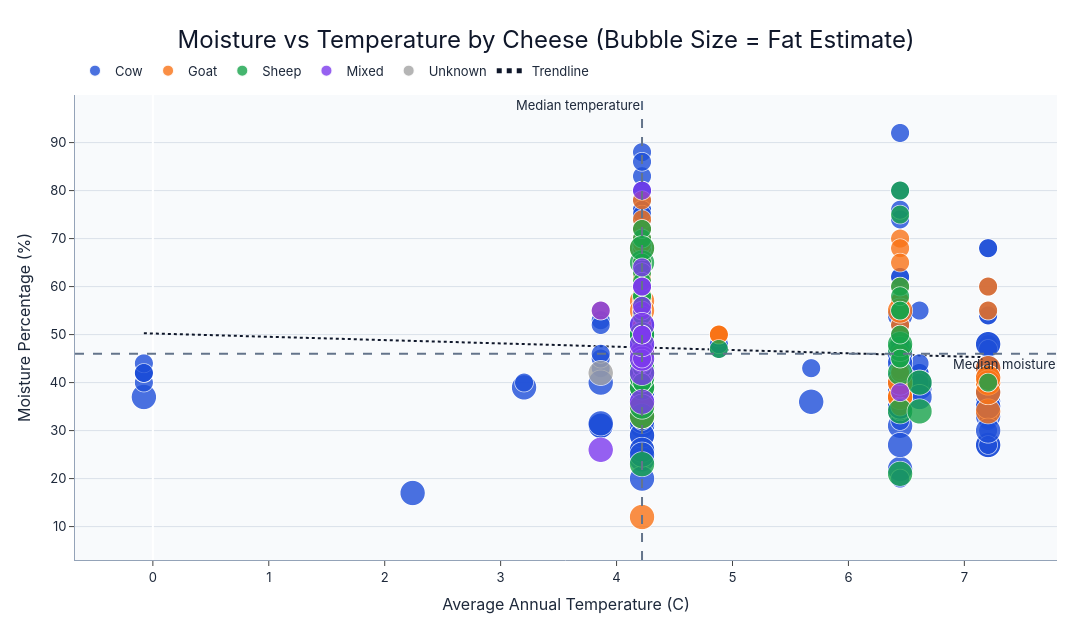

Notebook source saved alongside this figure:
### Markdown cell above
## Visualization 1: Climate vs Cheese Composition
### Bubble Scatter (Moisture vs Temperature, sized by Fat%)

- This chart examines whether warmer or colder provinces show concentration in moisture/fat profile ranges.
- Each bubble represents a cheese product, enriched with clean hover details for decision-ready interpretation.

### Code cell
viz1 = analysis_df.dropna(subset=["AverageAnnualTemperature", "MoisturePercent"]).copy()
viz1["FatPercentEstimate"] = viz1["FatPercentEstimate"].fillna(viz1["FatPercentEstimate"].median())

milk_order = ["Cow", "Goat", "Sheep", "Mixed", "Buffalo", "Other", "Unknown"]
milk_palette = {
    "Cow": "#1d4ed8",
    "Goat": "#f97316",
    "Sheep": "#16a34a",
    "Mixed": "#7c3aed",
    "Buffalo": "#92400e",
    "Other": "#475569",
    "Unknown": "#a3a3a3",
}

temp_med = viz1["AverageAnnualTemperature"].median()
moisture_med = viz1["MoisturePercent"].median()

fig1 = px.scatter(
    viz1,
    x="AverageAnnualTemperature",
    y="MoisturePercent",
    size="FatPercentEstimate",
    color="MilkTypeGroup",
    category_orders={"MilkTypeGroup": milk_order},
    color_discrete_map=milk_palette,
    size_max=25,
    opacity=0.80,
    custom_data=["CheeseName", "MilkTypeEn", "Province", "AverageAnnualTemperature", "MoisturePercent", "FatPercentEstimate"],
)

fig1.update_traces(
    marker=dict(line=dict(width=0.7, color="rgba(255,255,255,0.92)")),
    hovertemplate=(
        "<b>%{customdata[0]}</b><br>"
        "Province: %{customdata[2]}<br>"
        "Milk Type: %{customdata[1]}<br>"
        "Avg Temperature: %{customdata[3]:.2f} C<br>"
        "Moisture: %{customdata[4]:.2f}%<br>"
        "Fat Estimate: %{customdata[5]:.1f}%<extra></extra>"
    ),
)

# Add a simple regression trendline for quick executive interpretation.
coef = np.polyfit(viz1["AverageAnnualTemperature"], viz1["MoisturePercent"], 1)
trend_x = np.linspace(viz1["AverageAnnualTemperature"].min(), viz1["AverageAnnualTemperature"].max(), 100)
trend_y = coef[0] * trend_x + coef[1]
fig1.add_trace(
    go.Scatter(
        x=trend_x,
        y=trend_y,
        mode="lines",
        name="Trendline",
        line=dict(color="#0f172a", width=2, dash="dot"),
        hovertemplate="Trendline<extra></extra>",
    )
)

fig1.add_vline(x=temp_med, line_dash="dash", line_color="#64748b", annotation_text="Median temperature", annotation_position="top left")
fig1.add_hline(y=moisture_med, line_dash="dash", line_color="#64748b", annotation_text="Median moisture", annotation_position="bottom right")

fig1 = apply_premium_layout(
    fig1,
    title="Moisture vs Temperature by Cheese (Bubble Size = Fat Estimate)",
    x_title="Average Annual Temperature (C)",
    y_title="Moisture Percentage (%)",
)

fig1.show()

### Figure 1 — Plotly figure (JSON) as saved in the notebook; plotly's stock layout.template omitted (floating-point values rounded to 4 significant figures; data arrays with more than 128 entries replaced by an {"elided": "..."} marker saying what was removed)
{"data": [{"customdata": {"elided": "743x6 mixed values"}, "hovertemplate": "<b>%{customdata[0]}</b><br>Province: %{customdata[2]}<br>Milk Type: %{customdata[1]}<br>Avg Temperature: %{customdata[3]:.2f} C<br>Moisture: %{customdata[4]:.2f}%<br>Fat Estimate: %{customdata[5]:.1f}%<extra></extra>", "legendgroup": "Cow", "marker": {"color": "#1d4ed8", "line": {"color": "rgba(255,255,255,0.92)", "width": 0.7}, "opacity": 0.8, "size": {"elided": "743 float values"}, "sizemode": "area", "sizeref": 0.072, "symbol": "circle"}, "mode": "markers", "name": "Cow", "showlegend": true, "type": "scattergl", "x": {"elided": "743 float values"}, "xaxis": "x", "y": {"elided": "743 float values"}, "yaxis": "y"}, {"customdata": {"elided": "214x6 mixed values"}, "hovertemplate": "<b>%{customdata[0]}</b><br>Province: %{customdata[2]}<br>Milk Type: %{customdata[1]}<br>Avg Temperature: %{customdata[3]:.2f} C<br>Moisture: %{customdata[4]:.2f}%<br>Fat Estimate: %{customdata[5]:.1f}%<extra></extra>", "legendgroup": "Goat", "marker": {"color": "#f97316", "line": {"color": "rgba(255,255,255,0.92)", "width": 0.7}, "opacity": 0.8, "size": {"elided": "214 float values"}, "sizemode": "area", "sizeref": 0.072, "symbol": "circle"}, "mode": "markers", "name": "Goat", "showlegend": true, "type": "scattergl", "x": {"elided": "214 float values"}, "xaxis": "x", "y": {"elided": "214 float values"}, "yaxis": "y"}, {"customdata": {"elided": "62x6 mixed values"}, "hovertemplate": "<b>%{customdata[0]}</b><br>Province: %{customdata[2]}<br>Milk Type: %{customdata[1]}<br>Avg Temperature: %{customdata[3]:.2f} C<br>Moisture: %{customdata[4]:.2f}%<br>Fat Estimate: %{customdata[5]:.1f}%<extra></extra>", "legendgroup": "Sheep", "marker": {"color": "#16a34a", "line": {"color": "rgba(255,255,255,0.92)", "width": 0.7}, "opacity": 0.8, "size": [25.0, 25.0, 45.0, 25.0, 25.0, 45.0, 45.0, 25.0, 25.0, 25.0, 25.0, 45.0, 45.0, 45.0, 45.0, 45.0, 25.0, 25.0, 25.0, 25.0, 25.0, 25.0, 45.0, 25.0, 25.0, 25.0, 25.0, 25.0, 25.0, 45.0, 25.0, 45.0, 25.0, 45.0, 45.0, 25.0, 25.0, 25.0, 45.0, 25.0, 45.0, 45.0, 25.0, 45.0, 25.0, 25.0, 45.0, 45.0, 25.0, 25.0, 45.0, 25.0, 25.0, 25.0, 25.0, 25.0, 45.0, 25.0, 25.0, 45.0, 45.0, 45.0], "sizemode": "area", "sizeref": 0.072, "symbol": "circle"}, "mode": "markers", "name": "Sheep", "showlegend": true, "type": "scattergl", "x": [4.882, 6.446, 6.446, 6.446, 6.446, 6.446, 6.446, 6.446, 7.205, 6.446, 6.446, 6.446, 4.22, 4.22, 4.22, 4.22, 4.22, 4.22, 4.22, 4.22, 4.22, 4.22, 4.22, 4.22, 4.22, 4.22, 4.22, 4.22, 4.22, 4.22, 4.22, 4.22, 4.22, 4.22, 4.22, 4.22, 4.22, 4.22, 4.22, 4.22, 4.22, 4.22, 4.22, 4.22, 6.446, 6.446, 6.446, 4.22, 4.22, 6.446, 4.22, 4.22, 4.22, 4.22, 4.22, 4.22, 4.22, 4.22, 4.22, 4.22, 6.613, 6.613], "xaxis": "x", "y": [47.0, 60.0, 42.0, 55.0, 45.0, 47.0, 48.0, 58.0, 40.0, 80.0, 55.0, 34.0, 43.0, 45.0, 41.0, 41.0, 39.0, 55.0, 55.0, 70.0, 48.0, 58.0, 50.0, 60.0, 50.0, 48.0, 58.0, 54.0, 55.0, 39.0, 40.0, 65.0, 64.0, 39.0, 41.0, 56.0, 54.0, 65.0, 23.0, 63.0, 43.0, 43.0, 40.0, 42.0, 45.0, 75.0, 21.0, 33.0, 41.0, 50.0, 35.0, 43.0, 61.0, 72.0, 47.0, 43.0, 50.0, 40.0, 40.0, 68.0, 40.0, 34.0], "yaxis": "y"}, {"customdata": {"elided": "22x6 mixed values"}, "hovertemplate": "<b>%{customdata[0]}</b><br>Province: %{customdata[2]}<br>Milk Type: %{customdata[1]}<br>Avg Temperature: %{customdata[3]:.2f} C<br>Moisture: %{customdata[4]:.2f}%<br>Fat Estimate: %{customdata[5]:.1f}%<extra></extra>", "legendgroup": "Mixed", "marker": {"color": "#7c3aed", "line": {"color": "rgba(255,255,255,0.92)", "width": 0.7}, "opacity": 0.8, "size": [25.0, 45.0, 25.0, 25.0, 25.0, 45.0, 45.0, 45.0, 25.0, 25.0, 25.0, 45.0, 25.0, 45.0, 25.0, 25.0, 25.0, 45.0, 25.0, 25.0, 25.0, 25.0], "sizemode": "area", "sizeref": 0.072, "symbol": "circle"}, "mode": "markers", "name": "Mixed", "showlegend": true, "type": "scattergl", "x": [3.863, 3.863, 6.446, 4.22, 4.22, 4.22, 4.22, 4.22, 4.22, 4.22, 4.22, 4.22, 4.22, 4.22, 4.22, 4.22, 4.22, 4.22, 4.22, 4.22, 4.22, 4.22], "xaxis": "x", "y": [55.0, 26.0, 38.0, 44.0, 60.0, 36.0, 46.0, 42.0, 45.0, 55.0, 56.0, 52.0, 50.0, 45.0, 45.0, 64.0, 80.0, 48.0, 50.0, 50.0, 50.0, 60.0], "yaxis": "y"}, {"customdata": [["Cheese Curds", null, "Alberta", 3.863, 42.0, 45.0]], "hovertemplate": "<b>%{customdata[0]}</b><br>Province: %{customdata[2]}<br>Milk Type: %{customdata[1]}<br>Avg Temperature: %{customdata[3]:.2f} C<br>Moisture: %{customdata[4]:.2f}%<br>Fat Estimate: %{customdata[5]:.1f}%<extra></extra>", "legendgroup": "Unknown", "marker": {"color": "#a3a3a3", "line": {"color": "rgba(255,255,255,0.92)", "width": 0.7}, "opacity": 0.8, "size": [45.0], "sizemode": "area", "sizeref": 0.072, "symbol": "circle"}, "mode": "markers", "name": "Unknown", "showlegend": true, "type": "scattergl", "x": [3.863], "xaxis": "x", "y": [42.0], "yaxis": "y"}, {"hovertemplate": "Trendline<extra></extra>", "line": {"color": "#0f172a", "dash": "dot", "width": 2}, "mode": "lines", "name": "Trendline", "type": "scatter", "x": [-0.07763, -0.004068, 0.0695, 0.1431, 0.2166, 0.2902, 0.3637, 0.4373, 0.5109, 0.5844, 0.658, 0.7316, 0.8051, 0.8787, 0.9523, 1.026, 1.099, 1.173, 1.247, 1.32, 1.394, 1.467, 1.541, 1.614, 1.688, 1.761, 1.835, 1.909, 1.982, 2.056, 2.129, 2.203, 2.276, 2.35, 2.424, 2.497, 2.571, 2.644, 2.718, 2.791, 2.865, 2.938, 3.012, 3.086, 3.159, 3.233, 3.306, 3.38, 3.453, 3.527, 3.601, 3.674, 3.748, 3.821, 3.895, 3.968, 4.042, 4.115, 4.189, 4.263, 4.336, 4.41, 4.483, 4.557, 4.63, 4.704, 4.778, 4.851, 4.925, 4.998, 5.072, 5.145, 5.219, 5.293, 5.366, 5.44, 5.513, 5.587, 5.66, 5.734, 5.807, 5.881, 5.955, 6.028, 6.102, 6.175, 6.249, 6.322, 6.396, 6.47, 6.543, 6.617, 6.69, 6.764, 6.837, 6.911, 6.984, 7.058, 7.132, 7.205], "y": [50.28, 50.23, 50.18, 50.13, 50.08, 50.03, 49.98, 49.93, 49.88, 49.83, 49.78, 49.73, 49.68, 49.62, 49.57, 49.52, 49.47, 49.42, 49.37, 49.32, 49.27, 49.22, 49.17, 49.12, 49.07, 49.02, 48.97, 48.91, 48.86, 48.81, 48.76, 48.71, 48.66, 48.61, 48.56, 48.51, 48.46, 48.41, 48.36, 48.31, 48.26, 48.21, 48.15, 48.1, 48.05, 48.0, 47.95, 47.9, 47.85, 47.8, 47.75, 47.7, 47.65, 47.6, 47.55, 47.5, 47.44, 47.39, 47.34, 47.29, 47.24, 47.19, 47.14, 47.09, 47.04, 46.99, 46.94, 46.89, 46.84, 46.79, 46.74, 46.68, 46.63, 46.58, 46.53, 46.48, 46.43, 46.38, 46.33, 46.28, 46.23, 46.18, 46.13, 46.08, 46.03, 45.98, 45.92, 45.87, 45.82, 45.77, 45.72, 45.67, 45.62, 45.57, 45.52, 45.47, 45.42, 45.37, 45.32, 45.27]}], "layout": {"annotations": [{"showarrow": false, "text": "Median temperature", "x": 4.22, "xanchor": "right", "xref": "x", "y": 1, "yanchor": "top", "yref": "y domain"}, {"showarrow": false, "text": "Median moisture", "x": 1, "xanchor": "right", "xref": "x domain", "y": 46.0, "yanchor": "top", "yref": "y"}], "font": {"color": "#1e293b", "family": "Inter, Segoe UI, Arial", "size": 13}, "height": 640, "hoverlabel": {"bgcolor": "white", "bordercolor": "#cbd5e1", "font": {"size": 12}}, "legend": {"itemsizing": "constant", "orientation": "h", "title": {"text": ""}, "tracegroupgap": 0, "x": 0, "xanchor": "left", "y": 1.02, "yanchor": "bottom"}, "margin": {"b": 80, "l": 75, "r": 35, "t": 95}, "paper_bgcolor": "white", "plot_bgcolor": "#f8fafc", "shapes": [{"line": {"color": "#64748b", "dash": "dash"}, "type": "line", "x0": 4.22, "x1": 4.22, "xref": "x", "y0": 0, "y1": 1, "yref": "y domain"}, {"line": {"color": "#64748b", "dash": "dash"}, "type": "line", "x0": 0, "x1": 1, "xref": "x domain", "y0": 46.0, "y1": 46.0, "yref": "y"}], "title": {"font": {"color": "#0f172a", "family": "Inter, Segoe UI, Arial", "size": 24}, "text": "Moisture vs Temperature by Cheese (Bubble Size = Fat Estimate)", "x": 0.5, "xanchor": "center"}, "width": 1180, "xaxis": {"anchor": "y", "domain": [0.0, 1.0], "linecolor": "#94a3b8", "showgrid": false, "ticks": "outside", "title": {"text": "Average Annual Temperature (C)"}}, "yaxis": {"anchor": "x", "domain": [0.0, 1.0], "gridcolor": "#dbe2ea", "linecolor": "#94a3b8", "showgrid": true, "ticks": "outside", "title": {"text": "Moisture Percentage (%)"}, "zeroline": false}}}
